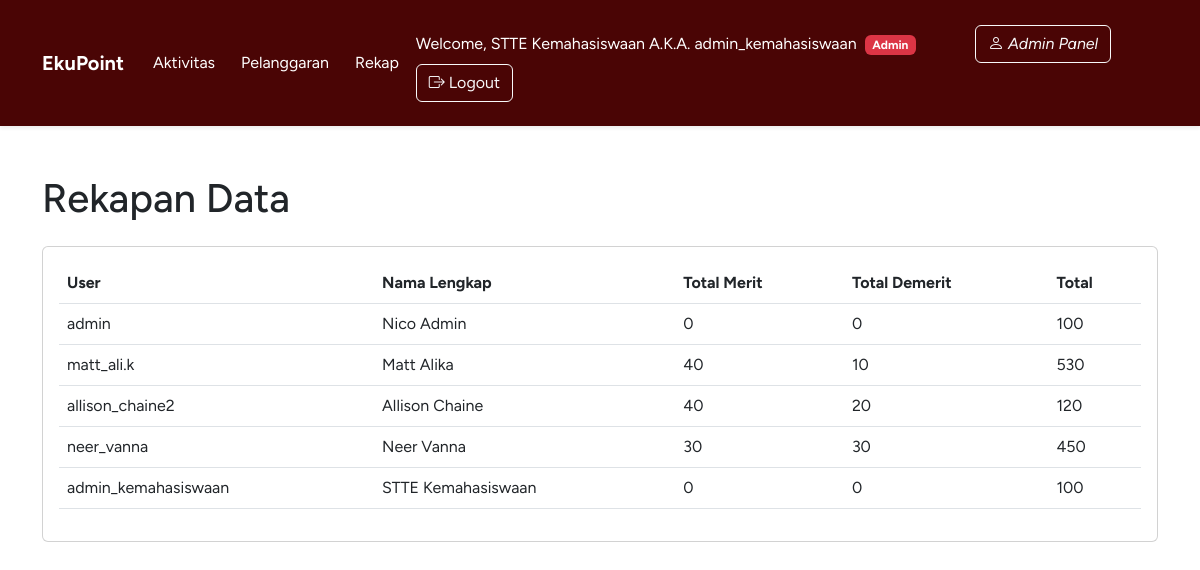
Page /rekap/ (signed in) on the committed database.
### contacts/models.py (models this page shows, shortened)
class User(AbstractUser):
    nim = models.CharField(max_length=10, blank=True, null=True)
    prodi = models.ForeignKey(Prodi, on_delete=models.SET_NULL, blank=True, null=True, related_name='users_prodi')
    angkatan = models.ForeignKey(Angkatan, on_delete=models.SET_NULL, blank=True, null=True, related_name='users')
    @property
    def modal_poin_awal(self):
        if self.angkatan:
            return self.angkatan.modal_poin
        return 100

### contacts/views.py (the view)
# urls.py: path('rekap/', views.rekap, name='rekap'),
@login_required
def rekap(request):
    all_users = User.objects.all()
    user_rekap_list = []
    for u in all_users:
        aktivitas_points = Aktivitas.objects.filter(user=u, status="approved").aggregate(
            total=Sum(F('aturan_merit__poin') * F('kuantitas'), default=0)
        )['total']
        pelanggaran_points = Pelanggaran.objects.filter(user=u).aggregate(
            total=Sum(F('aturan_demerit__poin') * F('kuantitas'), default=0)
        )['total']
        modal_poin = u.modal_poin_awal
        total_points = (aktivitas_points or 0) - (pelanggaran_points or 0) + modal_poin
        user_rekap_list.append({
            'user_obj': u,
            'aktivitas': aktivitas_points,
            'pelanggaran': pelanggaran_points,
            'total': total_points,
            'modal_poin': modal_poin
        })
    context = {
        'user_rekap_list': user_rekap_list,
    }
    return render(request, 'rekap.html', context)

### contacts/context_processors.py (called while the page is built)
def user_groups(request):
    if request.user.is_authenticated:
        return {
            'is_student': request.user.groups.filter(name='Student').exists(),
            'is_admin': request.user.is_superuser,
            'is_staff': request.user.is_staff,
            'user_groups': list(request.user.groups.values_list('name', flat=True))
        }
    return {}

### contacts/templates/rekap.html (shortened to what this page needs)
{% extends "header.html" %}
{% block content %}
<div class="d-flex justify-content-between align-items-center mb-3">
    <h1>Rekapan Data</h1>
</div>
<div class="card">
    <div class="card-body">
        <table class="table table-hover">
            <thead>
                <tr>
                    <th>User</th>
                    <th>Nama Lengkap</th>
                    <th>Total Merit</th>
                    <th>Total Demerit</th>
                    <th>Total</th>
                </tr>
            </thead>
            <tbody>
                {% for data in user_rekap_list %}
            <tr onclick="window.location.href='{% url 'user_rekap' data.user_obj.id %}'" style="cursor: pointer;">
                <td>{{ data.user_obj.username }}</td>
                <td>{{ data.user_obj.get_full_name }}</td>
                <td>{{ data.aktivitas }}</td>
                <td>{{ data.pelanggaran }}</td>
                <td>{{ data.total }}</td>
                </tr>
                {% empty %}
                <tr><td colspan="5" class="text-center">Belum ada data.</td></tr>
                {% endfor %}
            </tbody>
        </table>
    </div>
</div>
{% endblock %}

### contacts/templates/header.html (shortened to what this page needs)
{% load static %}
<!DOCTYPE html>
<html lang="en">
<head>
    <link href="https://cdn.jsdelivr.net/npm/bootstrap@5.3.0/dist/css/bootstrap.min.css" rel="stylesheet">
    <link rel="stylesheet" href="https://cdn.jsdelivr.net/npm/bootstrap-icons@1.10.0/font/bootstrap-icons.css">
</head>
<body style="font-family: Figtree, sans-serif;">
    <nav class="navbar navbar-expand-lg navbar-dark custom-color sticky-header shadow-sm p-3 mb-5">
        <div class="container">
        <div class="navbar-center">
            <a class="navbar-brand" href="{% url 'dashboard' %}"><strong>EkuPoint</strong></a>
        </div>
        <div class="navbar navbar-expand-lg">
            <a class="btn btn-ghost" style="color: #FFFFFF" href="{% url 'aktivitas_list' %}">Aktivitas</a>
            <a class="btn btn-ghost" style="color: #FFFFFF" href="{% url 'pelanggaran_list' %}">Pelanggaran</a>
            {% if is_admin or is_staff %}
            <a class="btn btn-ghost" style="color: #FFFFFF" href="{% url 'rekap' %}">Rekap</a>
            {% else %}
            <p></p>
            {% endif %}
                <p>&nbsp</p>
            </div>
            <div class="navbar bg-base-100">
                    <span class="navbar-text me-3" style="color: #FFFFFF">Welcome, {{ user.get_full_name }} A.K.A. {{ user.username }}
                {% if is_admin or is_staff %}
                    <span class="badge bg-danger ms-1">Admin</span>
                {% else %}
                    <span class="badge bg-info ms-1">Student</span>
                {% endif %}
                </span>
            {% if is_admin or is_staff %}
                    <a class="btn btn-outline-light btn-xs" href="{% url 'admin:index' %}"><i class="bi bi-person"> Admin Panel</i></a>
            {% else %}
                    <p></p>
            {% endif %}
            <p>&nbsp</p>
            <a class="btn btn-outline-light btn-xs" href="{% url 'logout' %}"><i class="bi bi-box-arrow-right"></i> Logout</a>
            </div>
            </div>
    </nav>
    <main class="container mt-4">
        {% block content %}{% endblock %}
    </main>
</body>
</html>

### contacts/templates/header.html (style rules this page uses)
.custom-color { background-color: #4a0505ff; }
.sticky-header { position: sticky; top: 0; }

### rows in the picture
User: get_full_name "STTE Kemahasiswaan", username "admin_kemahasiswaan", user_obj.username "admin_kemahasiswaan", user_obj.get_full_name "STTE Kemahasiswaan", aktivitas "0", pelanggaran "0", total "100"
User: user_obj.username "admin", user_obj.get_full_name "Nico Admin", aktivitas "0", pelanggaran "0", total "100"
User: user_obj.username "matt_ali.k", user_obj.get_full_name "Matt Alika", aktivitas "40", pelanggaran "10", total "530"
User: user_obj.username "allison_chaine2", user_obj.get_full_name "Allison Chaine", aktivitas "40", pelanggaran "20", total "120"
User: user_obj.username "neer_vanna", user_obj.get_full_name "Neer Vanna", aktivitas "30", pelanggaran "30", total "450"
